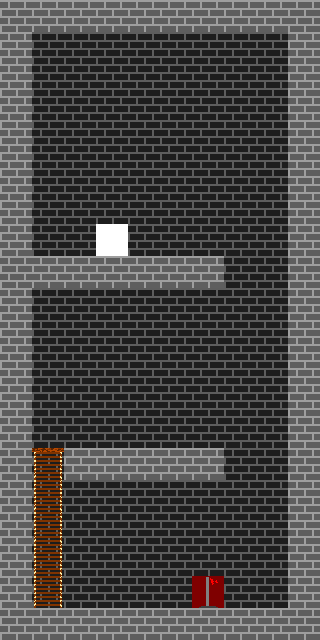

Below is a game level as drawn by its tile map, then a one-line description and the .tmx file that defines it, in full:
An orthogonal 10x20 tile map with 32x32 px tiles, 1 tile layer (Tile Layer 1).

<map version="1.0" orientation="orthogonal" renderorder="right-down" width="10" height="20" tilewidth="32" tileheight="32" nextobjectid="1">
 <tileset firstgid="1" name="tilemap" tilewidth="32" tileheight="32" tilecount="10" columns="10">
  <image source="tilemap.png" width="320" height="32" />
 </tileset>
 <layer name="Tile Layer 1" width="10" height="20">
  <data encoding="csv">
2,2,2,2,2,2,2,2,2,2,
2,1,1,1,1,1,1,1,1,2,
2,1,1,1,1,1,1,1,1,2,
2,1,1,1,1,1,1,1,1,2,
2,1,1,1,1,1,1,1,1,2,
2,1,1,1,1,1,1,1,1,2,
2,1,1,1,1,1,1,1,1,2,
2,1,1,3,1,1,1,1,1,2,
2,2,2,2,2,2,2,1,1,2,
2,1,1,1,1,1,1,1,1,2,
2,1,1,1,1,1,1,1,1,2,
2,1,1,1,1,1,1,1,1,2,
2,1,1,1,1,1,1,1,1,2,
2,1,1,1,1,1,1,1,1,2,
2,7,2,2,2,2,2,1,1,2,
2,5,1,1,1,1,1,1,1,2,
2,5,1,1,1,1,1,1,1,2,
2,5,1,1,1,1,1,1,1,2,
2,5,1,1,1,1,8,1,1,2,
2,2,2,2,2,2,2,2,2,2
</data>
 </layer>
</map>
